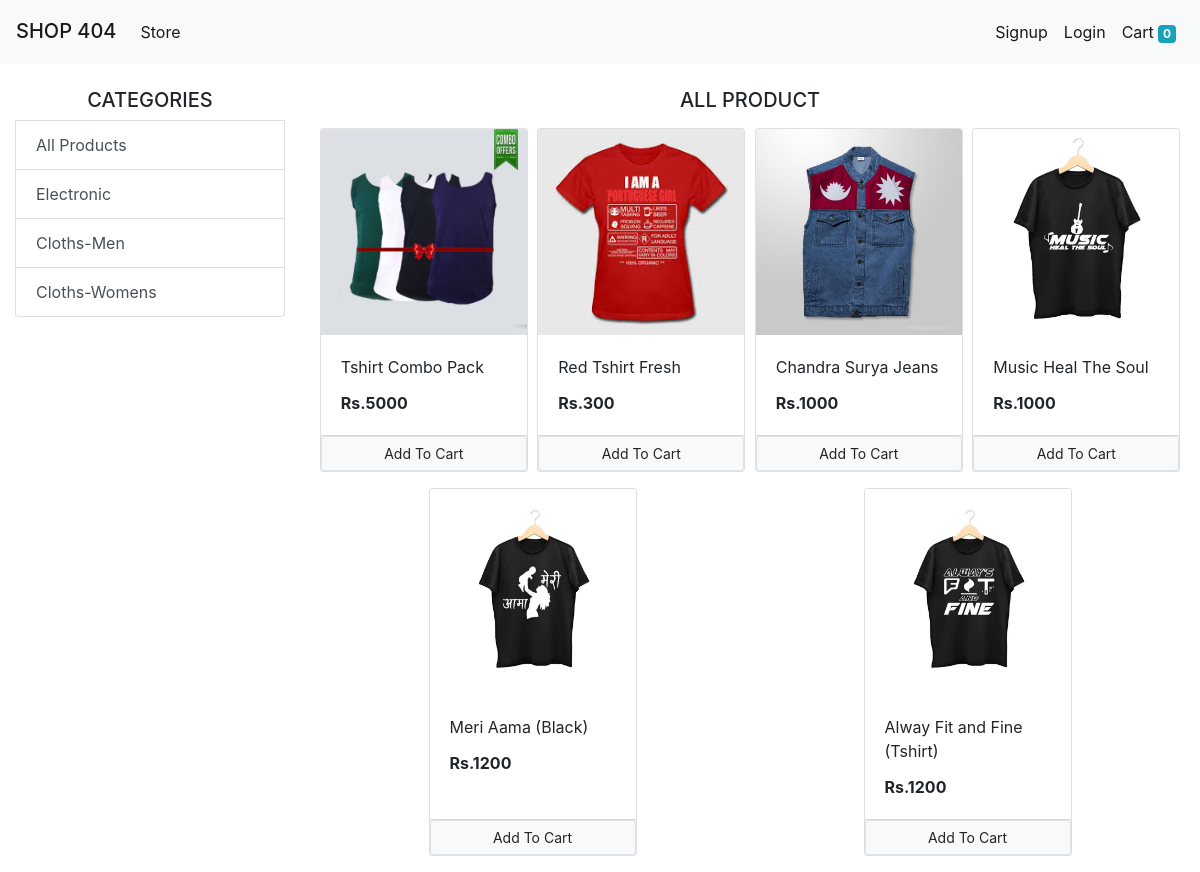
The app's page /?category=2 with its own data.
### store/models/category.py (models this page shows, shortened)
class Category(models.Model):
    name = models.CharField(max_length=30)
    @staticmethod
    def get_all_categories():
        return Category.objects.all()

### store/models/product.py (models this page shows, shortened)
class Product(models.Model):
    name = models.CharField(max_length=50)
    price = models.IntegerField(default=0)
    category = models.ForeignKey(Category, on_delete=models.CASCADE, default=1)
    description = models.CharField(max_length=200, default='', null=True, blank=True)
    image = models.ImageField(upload_to='Uploads/Products')
    @staticmethod
    def get_all_products_by_category_id(category_id):
        if category_id:
            return Product.objects.filter(category=category_id)
        else:
            return Product.get_all_products()

### store/views/index.py (the view, shortened to what this page needs)
# urls.py: path('', Index.as_view(), name="index"),
class Index(View):
    def get(self, request):
        cart = request.session.get('cart')
        if not cart:
            request.session['cart'] = {}
        products = None
        categories = Category.get_all_categories()
        categoryID = request.GET.get('category')
        if categoryID:
            products = Product.get_all_products_by_category_id(categoryID)
        else:
            products = Product.get_all_products()
        data = {'products': products, 'categories': categories}
        return render(request, "index.html", data)

### store/templatetags/cart.py (called while the page is built)
@register.filter(name='is_in_cart')
def is_in_cart(product, cart):
    keys = cart.keys()
    for id in keys:
        if int(id) == product.id:
            return True
    return False

### store/templatetags/custom_filter.py (called while the page is built)
@register.filter(name='currency')
def currency(number):
    return "Rs." + str(number)

### store/templates/index.html (shortened to what this page needs)
{% extends "layout.html" %}
{% block body %}
{% load cart %}
{% load custom_filter %}
<div class="container-fluid mt-4">
<div class="row">
<div class="col-lg-3 mx-auto">
	<div class="list-group">
        <center><h5>CATEGORIES</h5></center>
       <a href="/" class="list-group-item list-group-item-action">All Products</a>
       {% for category in categories %}
	  <a href="/?category={{category.id}}" class="list-group-item list-group-item-action">{{category.name}}</a>
        {% endfor %}
	</div>
</div>
<div id="product" class="col-lg-9 mx-auto">
<center><h5 class="mb-3">ALL PRODUCT </h5></center>
<div class="row mx-auto">
{% for product in products %}
 <div class="card mx-auto mb-3" id="{{product.id}}" style="width: 13rem;" >
  <img src="{{product.image.url}}" class="card-img-top" alt="...">
  <div class="card-body">
    <p class="card-title">{{product.name}}</p>
    <p class="card-text"><b>{{product.price|currency}}</b></p>
  </div>
<div class="card-footer p-0">
  {% if product|is_in_cart:request.session.cart %}
  <div class="row no-gutters ">
  	<form action="/#{{product.id}}" method="post" class="col-2">
  	   	{% csrf_token %}
      <input hidden="True" type="text" name="product" value="{{product.id}}">
      <input hidden type="text" name="remove" value="True">
  	  <input type="submit" value="-" class="btn btn-block btn-secondary">
  	</form>
  	<div class="text-center col"> {{product|cart_quantity:request.session.cart}} in Cart</div>
  	<form action="/#{{product.id}}" method="post" class="col-2">
  	   	{% csrf_token %}
      <input hidden="True" type="text" name="product" value="{{product.id}}">
  	  <input type="submit" value="+" class="btn btn-block btn-secondary">
  	</form>
   </div>
   {% else %}
 <form action="/#{{product.id}}" method="post" class="btn-block">
    <input type="submit"  class=" float-right btn btn-light btn-sm border form-control" value="Add To Cart">
  </form>
  {% endif %}
   </div>
  </div>
{% endfor %}
   </div>
  </div>
 </div>
</div>
{% endblock %}

### records on screen
Category: name "Electronic"
Category: name "Cloths-Men"
Category: name "Cloths-Womens"
Product: image (picture), name "Tshirt Combo Pack", price "Rs.5000"
Product: image (picture), name "Red Tshirt Fresh", price "Rs.300"
Product: image (picture), name "Chandra Surya Jeans", price "Rs.1000"
Product: image (picture), name "Music Heal The Soul", price "Rs.1000"
Product: image (picture), name "Meri Aama (Black)", price "Rs.1200"
Product: image (picture), name "Alway Fit and Fine (Tshirt)", price "Rs.1200"

### other values on screen
{{ request.session.cart.keys|length }} "0"
